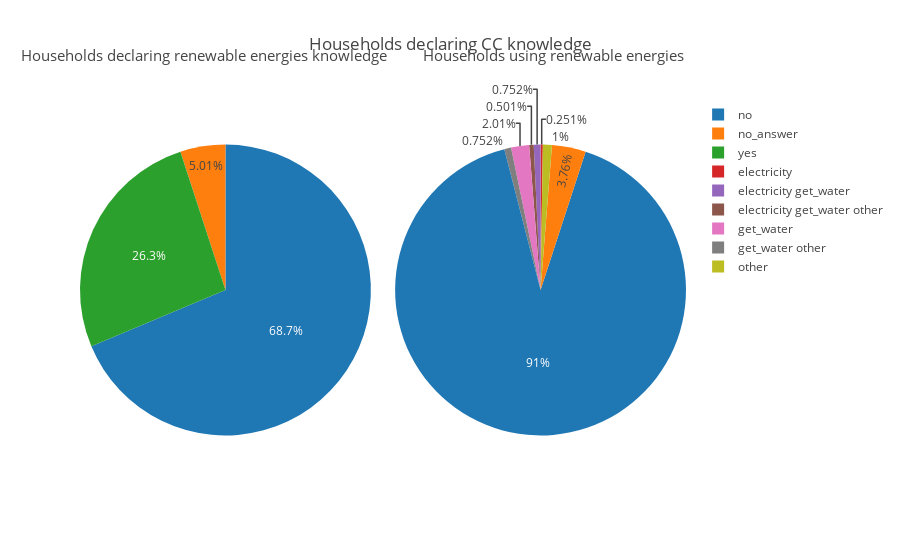

The notebook cell this image was saved under:
### Markdown cell above
#### Renewable energy awareness

### Code cell
renewable_knowledge = reg_survey.groupby('renewable_knowledge').size()
solar_energy = reg_survey.groupby('solar_energy').size()
fig_renewable_knowledge = {
    "layout": {
        "title": {
            "text": "Households declaring CC knowledge"
        },
        "annotations": [
            {
                "font": {
                    "size": 15
                },
                "showarrow": False,
                "text": "Households declaring renewable energies knowledge",
                "x": -0.1,
                "y": 1.15
            },
            {
                "font": {
                    "size": 15
                },
                "showarrow": False,
                "text": "Households using renewable energies",
                "x": 1,
                "y": 1.15
            }
        ]
    },
    "data": [
        {

            "values": renewable_knowledge.values,
            "labels": renewable_knowledge.index.values,
            "domain": {
                "x": [0, .48]
            },
            "type": "pie",
            "sort": False
        },
        {
            "values": solar_energy.values,
            "labels": solar_energy.index.values,
            "domain": {
                "x": [.52, 1]
            },
            "type": "pie",
            "sort": False
        },
    ]
}

iplot(fig_renewable_knowledge)

### Figure 1 — Plotly figure (JSON) as saved in the notebook; plotly's stock layout.template omitted (floating-point values rounded to 4 significant figures)
{"data": [{"domain": {"x": [0, 0.48]}, "labels": ["no", "no_answer", "yes"], "sort": false, "type": "pie", "values": [274, 20, 105]}, {"domain": {"x": [0.52, 1]}, "labels": ["electricity", "electricity get_water", "electricity get_water other", "get_water", "get_water other", "no", "no_answer", "other"], "sort": false, "type": "pie", "values": [1, 3, 2, 8, 3, 363, 15, 4]}], "layout": {"annotations": [{"font": {"size": 15}, "showarrow": false, "text": "Households declaring renewable energies knowledge", "x": -0.1, "y": 1.15}, {"font": {"size": 15}, "showarrow": false, "text": "Households using renewable energies", "x": 1, "y": 1.15}], "title": {"text": "Households declaring CC knowledge"}}}
